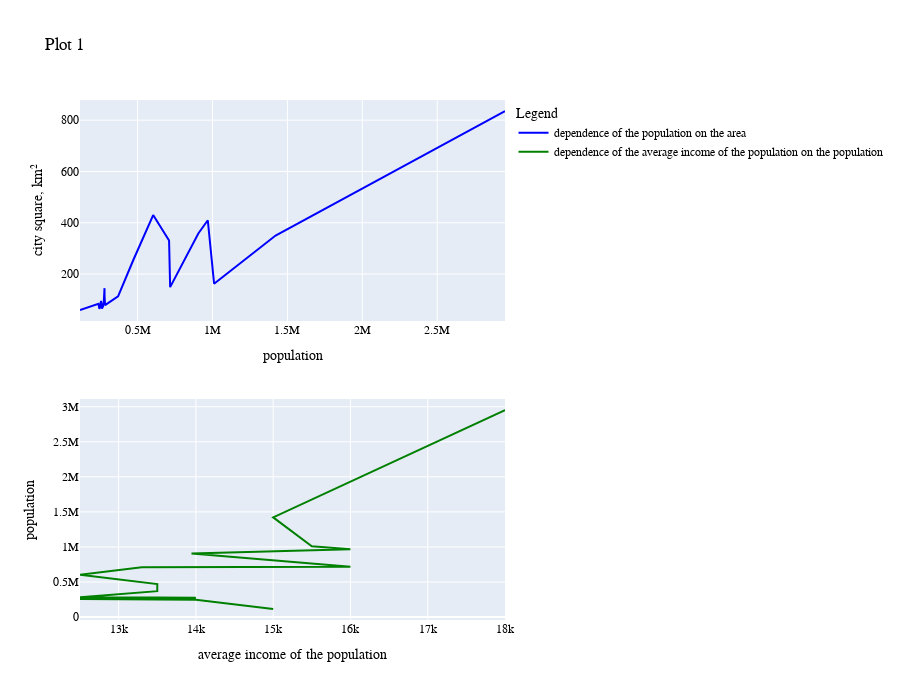

Notebook source saved alongside this figure:
### Code cell
fig = make_subplots(rows=2, cols = 1)
fig.add_scatter(x = sorted_frame['population'], y = sorted_frame['city square'], name = 'dependence of the population on the area', row = 1, col = 1)
fig.add_scatter(x = sorted_frame['AIR'], y = sorted_frame['population'], name = 'dependence of the average income of the population on the population', row = 2, col = 1)
fig.update_traces(line_color='blue', row = 1, col = 1)
fig.update_traces(line_color='green', row = 2, col = 1)
fig.update_xaxes(title_text="population", row=1, col=1)
fig.update_xaxes(title_text="average income of the population", row=2, col=1)
fig.update_yaxes(title_text = "city square, km²", row = 1, col = 1)
fig.update_yaxes(title_text = "population", row = 2, col = 1)

fig.update_layout(title="Plot 1", legend_title="Legend", height=700,
    font=dict(
        family="Courier New, monospace",
        size=12,
        color="Black"
    ))

### Figure 1 — Plotly figure (JSON) as saved in the notebook; plotly's stock layout.template omitted (floating-point values rounded to 4 significant figures)
{"data": [{"line": {"color": "blue"}, "name": "dependence of the population on the area", "type": "scatter", "x": [115542, 238196, 245000, 256474, 261624, 269836, 274452, 279131, 279593, 282747, 369740, 470011, 603904, 710052, 717273, 905364, 968502, 1010537, 1421125, 2952301], "xaxis": "x", "y": [60, 83.73, 64, 95.38, 65, 75, 93.05, 145, 112.5, 79, 113.2, 252.8, 430, 331, 148.9, 358, 409.7, 162.4, 350, 835.6], "yaxis": "y"}, {"line": {"color": "green"}, "name": "dependence of the average income of the population on the population", "type": "scatter", "x": [15000, 14000, 14000, 12500, 13500, 14000, 14000, 13500, 13000, 12500, 13500, 13500, 12500, 13300, 16000, 13943, 16000, 15500, 15000, 18000], "xaxis": "x2", "y": [115542, 238196, 245000, 256474, 261624, 269836, 274452, 279131, 279593, 282747, 369740, 470011, 603904, 710052, 717273, 905364, 968502, 1010537, 1421125, 2952301], "yaxis": "y2"}], "layout": {"font": {"color": "Black", "family": "Courier New, monospace", "size": 12}, "height": 700, "legend": {"title": {"text": "Legend"}}, "title": {"text": "Plot 1"}, "xaxis": {"anchor": "y", "domain": [0, 1], "title": {"text": "population"}}, "xaxis2": {"anchor": "y2", "domain": [0, 1], "title": {"text": "average income of the population"}}, "yaxis": {"anchor": "x", "domain": [0.575, 1], "title": {"text": "city square, km²"}}, "yaxis2": {"anchor": "x2", "domain": [0, 0.425], "title": {"text": "population"}}}}
